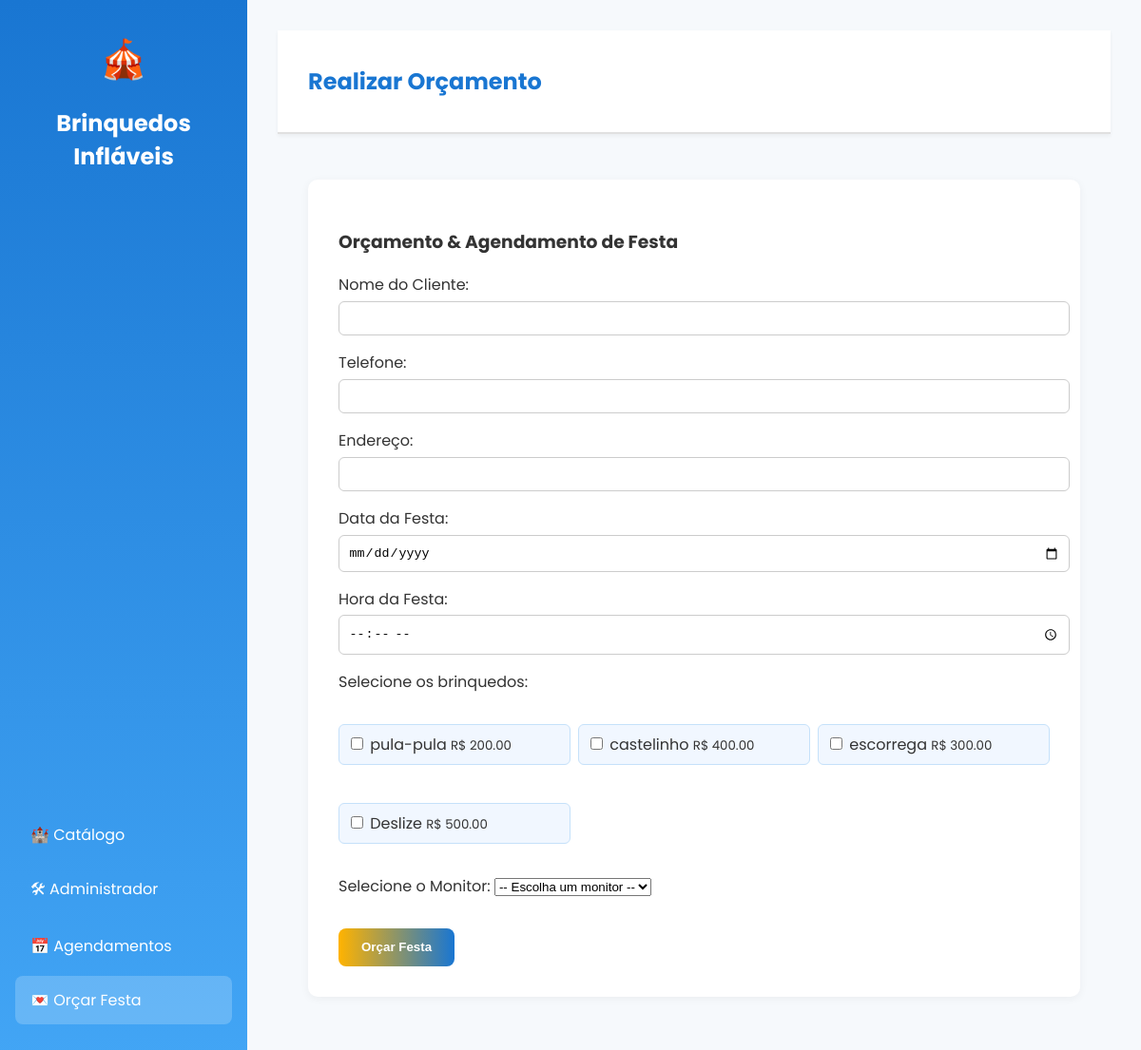
The page /orcamentos on the database its author committed.
### storage.py (models this page shows)
class Brinquedo(db.Model):
    id = db.Column(db.Integer, primary_key=True)
    nome = db.Column(db.String(100), nullable=False)
    tamanho = db.Column(db.String(50))
    preco = db.Column(db.Float, nullable=False)
    faixa_etaria = db.Column(db.String(50))
    caminho_imagem = db.Column(db.String(200))

### routes.py (the view, shortened to what this page needs)
@app.route('/orcamentos', methods=['GET', 'POST'])
def orcamentos():
    brinquedos = Brinquedo.query.all()
    monitores = Monitor.query.filter_by(disponibilidade=True).all()
    page_content = render_template('orcamentos.html', brinquedos=brinquedos, monitores=monitores)
    return render_template(
        'home.html',
        active_page='orcamentos',
        page_title='Realizar Orçamento',
        page_content=page_content
    )

### templates/orcamentos.html (shortened to what this page needs)
<div class="card">
    <h3>Orçamento & Agendamento de Festa</h3>
    <form method="POST" class="form">
        <label>Nome do Cliente:
            <input type="text" name="nome_cliente" required>
        </label>
        <label>Telefone:
            <input type="text" name="telefone">
        </label>
        <label>Endereço:
            <input type="text" name="endereco">
        </label>
        <label>Data da Festa:
            <input type="date" name="data_festa" required>
        </label>
        <label>Hora da Festa:
            <input type="time" name="hora_festa" required>
        </label>
        <p class="label-sub">Selecione os brinquedos:</p>
        <div class="checkbox-group">
            {% for brinquedo in brinquedos %}
            <label class="checkbox-item">
                <input type="checkbox" name="brinquedos" value="{{ brinquedo.id }}">
                <span>{{ brinquedo.nome }}</span>
                <small>R$ {{ "%.2f"|format(brinquedo.preco) }}</small>
            </label>
            {% endfor %}
        </div>
        <label>Selecione o Monitor:
    <select name="monitor_id" required>
        <option value="">-- Escolha um monitor --</option>
    </select>
</label>
        <button type="submit" class="btn">Orçar Festa</button>
    </form>
</div>

### static/style.css (style rules this page uses)
body { margin: 0; font-family: 'Poppins', sans-serif; background: #f6f9fc; color: #333; }
.card { background: white; border-radius: 10px; padding: 2rem; box-shadow: 0 2px 10px rgba(0,0,0,0.05); }
.form label { display: block; margin: 1rem 0; }
.form input[type=text], .form input[type=number], .form input[type=date], .form input[type=time], .form input[type=file] { width: 100%; padding: 0.6rem; border-radius: 6px; border: 1px solid #ccc; margin-top: 0.3rem; }
.btn { background: linear-gradient(90deg, #ffb300, #1976d2); color: white; border: none; padding: 0.8rem 1.5rem; border-radius: 8px; cursor: pointer; margin-top: 1rem; font-weight: 600; }
.checkbox-group { display: grid; grid-template-columns: repeat(auto-fit, minmax(220px, 1fr)); gap: 0.5rem; }
.checkbox-item { background: #f1f7ff; padding: 0.5rem; border-radius: 6px; border: 1px solid #c5e1fa; }
html, body { margin: 0; padding: 0; height: 100%; overflow: hidden; font-family: 'Poppins', sans-serif; background: #f6f9fc; }

### rows shown on the page
Brinquedo: nome "pula-pula", preco "200.00"
Brinquedo: nome "castelinho", preco "400.00"
Brinquedo: nome "escorrega", preco "300.00"
Brinquedo: nome "Deslize", preco "500.00"

### other values the page prints
{{ page_title }} "Realizar Orçamento"
